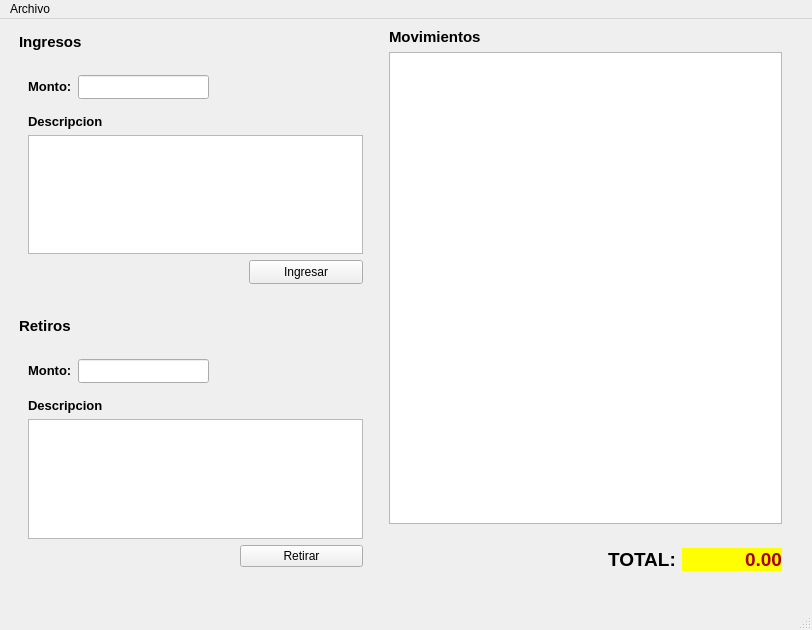
<?xml version="1.0" encoding="UTF-8"?>
<ui version="4.0">
 <class>Principal</class>
 <widget class="QMainWindow" name="Principal">
  <property name="geometry">
   <rect>
    <x>0</x>
    <y>0</y>
    <width>812</width>
    <height>630</height>
   </rect>
  </property>
  <property name="minimumSize">
   <size>
    <width>812</width>
    <height>630</height>
   </size>
  </property>
  <property name="maximumSize">
   <size>
    <width>812</width>
    <height>673</height>
   </size>
  </property>
  <property name="windowTitle">
   <string>Principal</string>
  </property>
  <property name="windowIcon">
   <iconset resource="Recursos.qrc">
    <normaloff>:/Recursos/recibo.png</normaloff>:/Recursos/recibo.png</iconset>
  </property>
  <widget class="QWidget" name="centralwidget">
   <property name="minimumSize">
    <size>
     <width>812</width>
     <height>630</height>
    </size>
   </property>
   <property name="maximumSize">
    <size>
     <width>812</width>
     <height>630</height>
    </size>
   </property>
   <widget class="QWidget" name="widget" native="true">
    <property name="geometry">
     <rect>
      <x>10</x>
      <y>5</y>
      <width>371</width>
      <height>561</height>
     </rect>
    </property>
    <layout class="QVBoxLayout" name="verticalLayout_2">
     <item>
      <widget class="QWidget" name="widget_5" native="true">
       <layout class="QGridLayout" name="gridLayout_2">
        <item row="0" column="0">
         <widget class="QLabel" name="label_2">
          <property name="text">
           <string>&lt;html&gt;&lt;head/&gt;&lt;body&gt;&lt;p&gt;&lt;span style=&quot; font-size:11pt; font-weight:700;&quot;&gt;Ingresos&lt;/span&gt;&lt;/p&gt;&lt;/body&gt;&lt;/html&gt;</string>
          </property>
         </widget>
        </item>
        <item row="1" column="0">
         <widget class="QWidget" name="widget_7" native="true">
          <layout class="QGridLayout" name="gridLayout_3">
           <item row="2" column="0" colspan="3">
            <widget class="QPlainTextEdit" name="inDescripcioningreso"/>
           </item>
           <item row="1" column="0">
            <widget class="QLabel" name="label_5">
             <property name="text">
              <string>&lt;html&gt;&lt;head/&gt;&lt;body&gt;&lt;p&gt;&lt;span style=&quot; font-size:10pt; font-weight:700;&quot;&gt;Descripcion&lt;/span&gt;&lt;/p&gt;&lt;/body&gt;&lt;/html&gt;</string>
             </property>
            </widget>
           </item>
           <item row="0" column="0">
            <widget class="QWidget" name="widget_11" native="true">
             <property name="minimumSize">
              <size>
               <width>191</width>
               <height>42</height>
              </size>
             </property>
             <property name="maximumSize">
              <size>
               <width>191</width>
               <height>42</height>
              </size>
             </property>
             <layout class="QFormLayout" name="formLayout_2">
              <property name="leftMargin">
               <number>0</number>
              </property>
              <item row="0" column="0">
               <widget class="QLabel" name="label_8">
                <property name="text">
                 <string>&lt;html&gt;&lt;head/&gt;&lt;body&gt;&lt;p&gt;&lt;span style=&quot; font-size:10pt; font-weight:700;&quot;&gt;Monto:&lt;/span&gt;&lt;/p&gt;&lt;/body&gt;&lt;/html&gt;</string>
                </property>
               </widget>
              </item>
              <item row="0" column="1">
               <widget class="QLineEdit" name="inIngreso">
                <property name="minimumSize">
                 <size>
                  <width>131</width>
                  <height>24</height>
                 </size>
                </property>
                <property name="maximumSize">
                 <size>
                  <width>131</width>
                  <height>24</height>
                 </size>
                </property>
               </widget>
              </item>
             </layout>
            </widget>
           </item>
           <item row="0" column="1" colspan="2">
            <spacer name="horizontalSpacer_3">
             <property name="orientation">
              <enum>Qt::Horizontal</enum>
             </property>
             <property name="sizeHint" stdset="0">
              <size>
               <width>122</width>
               <height>18</height>
              </size>
             </property>
            </spacer>
           </item>
           <item row="3" column="1" colspan="2">
            <widget class="QPushButton" name="btnIngresar">
             <property name="enabled">
              <bool>true</bool>
             </property>
             <property name="minimumSize">
              <size>
               <width>114</width>
               <height>24</height>
              </size>
             </property>
             <property name="text">
              <string>Ingresar</string>
             </property>
            </widget>
           </item>
           <item row="3" column="0">
            <spacer name="horizontalSpacer_6">
             <property name="orientation">
              <enum>Qt::Horizontal</enum>
             </property>
             <property name="sizeHint" stdset="0">
              <size>
               <width>246</width>
               <height>20</height>
              </size>
             </property>
            </spacer>
           </item>
          </layout>
         </widget>
        </item>
       </layout>
      </widget>
     </item>
     <item>
      <widget class="QWidget" name="widget_6" native="true">
       <layout class="QGridLayout" name="gridLayout_5">
        <item row="1" column="0">
         <widget class="QWidget" name="widget_9" native="true">
          <layout class="QGridLayout" name="gridLayout_4">
           <item row="3" column="0" colspan="2">
            <spacer name="horizontalSpacer_5">
             <property name="orientation">
              <enum>Qt::Horizontal</enum>
             </property>
             <property name="sizeHint" stdset="0">
              <size>
               <width>246</width>
               <height>20</height>
              </size>
             </property>
            </spacer>
           </item>
           <item row="3" column="2">
            <widget class="QPushButton" name="btnRetiro">
             <property name="text">
              <string>Retirar</string>
             </property>
            </widget>
           </item>
           <item row="1" column="0">
            <widget class="QLabel" name="label_7">
             <property name="text">
              <string>&lt;html&gt;&lt;head/&gt;&lt;body&gt;&lt;p&gt;&lt;span style=&quot; font-size:10pt; font-weight:700;&quot;&gt;Descripcion&lt;/span&gt;&lt;/p&gt;&lt;/body&gt;&lt;/html&gt;</string>
             </property>
            </widget>
           </item>
           <item row="2" column="0" colspan="3">
            <widget class="QPlainTextEdit" name="inDescripcionretiro"/>
           </item>
           <item row="0" column="2">
            <spacer name="horizontalSpacer_4">
             <property name="orientation">
              <enum>Qt::Horizontal</enum>
             </property>
             <property name="sizeHint" stdset="0">
              <size>
               <width>163</width>
               <height>20</height>
              </size>
             </property>
            </spacer>
           </item>
           <item row="0" column="0">
            <widget class="QWidget" name="widget_12" native="true">
             <property name="minimumSize">
              <size>
               <width>191</width>
               <height>42</height>
              </size>
             </property>
             <property name="maximumSize">
              <size>
               <width>191</width>
               <height>42</height>
              </size>
             </property>
             <layout class="QFormLayout" name="formLayout_3">
              <property name="leftMargin">
               <number>0</number>
              </property>
              <item row="0" column="0">
               <widget class="QLabel" name="label_9">
                <property name="text">
                 <string>&lt;html&gt;&lt;head/&gt;&lt;body&gt;&lt;p&gt;&lt;span style=&quot; font-size:10pt; font-weight:700;&quot;&gt;Monto:&lt;/span&gt;&lt;/p&gt;&lt;/body&gt;&lt;/html&gt;</string>
                </property>
               </widget>
              </item>
              <item row="0" column="1">
               <widget class="QLineEdit" name="inRetiro">
                <property name="minimumSize">
                 <size>
                  <width>131</width>
                  <height>24</height>
                 </size>
                </property>
                <property name="maximumSize">
                 <size>
                  <width>131</width>
                  <height>24</height>
                 </size>
                </property>
               </widget>
              </item>
             </layout>
            </widget>
           </item>
          </layout>
         </widget>
        </item>
        <item row="0" column="0">
         <widget class="QLabel" name="label_3">
          <property name="text">
           <string>&lt;html&gt;&lt;head/&gt;&lt;body&gt;&lt;p&gt;&lt;span style=&quot; font-size:11pt; font-weight:700;&quot;&gt;Retiros&lt;/span&gt;&lt;/p&gt;&lt;/body&gt;&lt;/html&gt;</string>
          </property>
         </widget>
        </item>
       </layout>
      </widget>
     </item>
    </layout>
   </widget>
   <widget class="QWidget" name="widget_2" native="true">
    <property name="geometry">
     <rect>
      <x>380</x>
      <y>0</y>
      <width>411</width>
      <height>561</height>
     </rect>
    </property>
    <layout class="QGridLayout" name="gridLayout">
     <item row="1" column="0">
      <widget class="QWidget" name="widget_4" native="true">
       <layout class="QHBoxLayout" name="horizontalLayout">
        <item>
         <spacer name="horizontalSpacer">
          <property name="orientation">
           <enum>Qt::Horizontal</enum>
          </property>
          <property name="sizeHint" stdset="0">
           <size>
            <width>199</width>
            <height>20</height>
           </size>
          </property>
         </spacer>
        </item>
        <item>
         <widget class="QLabel" name="label_12">
          <property name="font">
           <font>
            <pointsize>14</pointsize>
            <bold>true</bold>
           </font>
          </property>
          <property name="text">
           <string>TOTAL:</string>
          </property>
         </widget>
        </item>
        <item>
         <widget class="QLabel" name="outTotal">
          <property name="minimumSize">
           <size>
            <width>100</width>
            <height>0</height>
           </size>
          </property>
          <property name="font">
           <font>
            <pointsize>14</pointsize>
            <bold>true</bold>
           </font>
          </property>
          <property name="styleSheet">
           <string notr="true">background-color: rgb(255, 255, 0);
color: rgb(170, 0, 0);</string>
          </property>
          <property name="text">
           <string>0.00</string>
          </property>
          <property name="textFormat">
           <enum>Qt::PlainText</enum>
          </property>
          <property name="alignment">
           <set>Qt::AlignRight|Qt::AlignTrailing|Qt::AlignVCenter</set>
          </property>
         </widget>
        </item>
       </layout>
      </widget>
     </item>
     <item row="0" column="0">
      <widget class="QWidget" name="widget_3" native="true">
       <layout class="QVBoxLayout" name="verticalLayout">
        <item>
         <widget class="QLabel" name="label">
          <property name="text">
           <string>&lt;html&gt;&lt;head/&gt;&lt;body&gt;&lt;p&gt;&lt;span style=&quot; font-size:11pt; font-weight:700;&quot;&gt;Movimientos&lt;/span&gt;&lt;/p&gt;&lt;/body&gt;&lt;/html&gt;</string>
          </property>
         </widget>
        </item>
        <item>
         <widget class="QPlainTextEdit" name="outMovimientos">
          <property name="readOnly">
           <bool>true</bool>
          </property>
         </widget>
        </item>
       </layout>
      </widget>
     </item>
    </layout>
   </widget>
  </widget>
  <widget class="QMenuBar" name="menubar">
   <property name="geometry">
    <rect>
     <x>0</x>
     <y>0</y>
     <width>812</width>
     <height>21</height>
    </rect>
   </property>
   <widget class="QMenu" name="menuArchivo">
    <property name="title">
     <string>Archivo</string>
    </property>
    <addaction name="actionAbrir"/>
    <addaction name="actionGuardar"/>
    <addaction name="actionSalir"/>
   </widget>
   <addaction name="menuArchivo"/>
  </widget>
  <widget class="QStatusBar" name="statusbar"/>
  <action name="actionAbrir">
   <property name="text">
    <string>Abrir</string>
   </property>
  </action>
  <action name="actionGuardar">
   <property name="text">
    <string>Guardar</string>
   </property>
  </action>
  <action name="actionSalir">
   <property name="text">
    <string>Salir</string>
   </property>
  </action>
 </widget>
 <resources>
  <include location="Recursos.qrc"/>
 </resources>
 <connections/>
</ui>
